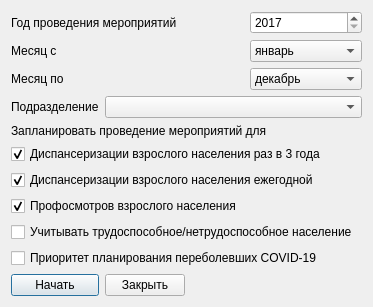
<?xml version="1.0" encoding="UTF-8"?>
<ui version="4.0">
 <class>PlanningProfilactic</class>
 <widget class="QDialog" name="PlanningProfilactic">
  <property name="geometry">
   <rect>
    <x>0</x>
    <y>0</y>
    <width>373</width>
    <height>303</height>
   </rect>
  </property>
  <property name="windowTitle">
   <string>Планирование профилактических мероприятий</string>
  </property>
  <layout class="QGridLayout" name="gridLayout">
   <item row="13" column="0">
    <spacer name="verticalSpacer">
     <property name="orientation">
      <enum>Qt::Vertical</enum>
     </property>
     <property name="sizeHint" stdset="0">
      <size>
       <width>20</width>
       <height>40</height>
      </size>
     </property>
    </spacer>
   </item>
   <item row="4" column="1" colspan="4">
    <widget class="CDbComboBox" name="cmbOrgStructure"/>
   </item>
   <item row="0" column="3" colspan="2">
    <widget class="QSpinBox" name="sbYear">
     <property name="minimum">
      <number>2017</number>
     </property>
     <property name="maximum">
      <number>2099</number>
     </property>
    </widget>
   </item>
   <item row="4" column="0">
    <widget class="QLabel" name="label">
     <property name="text">
      <string>Подразделение</string>
     </property>
    </widget>
   </item>
   <item row="10" column="0" colspan="5">
    <widget class="QCheckBox" name="chkAddProf">
     <property name="text">
      <string>Профосмотров взрослого населения</string>
     </property>
     <property name="checked">
      <bool>true</bool>
     </property>
    </widget>
   </item>
   <item row="9" column="0" colspan="5">
    <widget class="QCheckBox" name="chkAddDisp1">
     <property name="text">
      <string>Диспансеризации взрослого населения ежегодной</string>
     </property>
     <property name="checked">
      <bool>true</bool>
     </property>
    </widget>
   </item>
   <item row="14" column="2" colspan="3">
    <spacer name="horizontalSpacer_2">
     <property name="orientation">
      <enum>Qt::Horizontal</enum>
     </property>
     <property name="sizeHint" stdset="0">
      <size>
       <width>40</width>
       <height>20</height>
      </size>
     </property>
    </spacer>
   </item>
   <item row="6" column="0" colspan="5">
    <widget class="QCheckBox" name="chkAddDisp3">
     <property name="text">
      <string>Диспансеризации взрослого населения раз в 3 года</string>
     </property>
     <property name="checked">
      <bool>true</bool>
     </property>
    </widget>
   </item>
   <item row="2" column="0" colspan="3">
    <widget class="QLabel" name="lblMonthFrom">
     <property name="text">
      <string>Месяц с</string>
     </property>
    </widget>
   </item>
   <item row="5" column="0" colspan="5">
    <widget class="QLabel" name="lblNewPlanning">
     <property name="text">
      <string>Запланировать проведение мероприятий для</string>
     </property>
    </widget>
   </item>
   <item row="12" column="0" colspan="5">
    <widget class="QCheckBox" name="chkCovidPriority">
     <property name="text">
      <string>Приоритет планирования переболевших COVID-19</string>
     </property>
    </widget>
   </item>
   <item row="11" column="0" colspan="5">
    <widget class="QCheckBox" name="chkQuantityWorkAge">
     <property name="text">
      <string>Учитывать трудоспособное/нетрудоспособное население</string>
     </property>
    </widget>
   </item>
   <item row="3" column="0" colspan="3">
    <widget class="QLabel" name="lblMonthTo">
     <property name="text">
      <string>Месяц по</string>
     </property>
    </widget>
   </item>
   <item row="14" column="0">
    <widget class="QPushButton" name="btnStart">
     <property name="text">
      <string>Начать</string>
     </property>
    </widget>
   </item>
   <item row="0" column="0" colspan="3">
    <widget class="QLabel" name="lblYear">
     <property name="text">
      <string>Год проведения мероприятий</string>
     </property>
    </widget>
   </item>
   <item row="3" column="3" colspan="2">
    <widget class="QComboBox" name="cmbMonthTo">
     <property name="currentIndex">
      <number>11</number>
     </property>
     <item>
      <property name="text">
       <string>январь</string>
      </property>
     </item>
     <item>
      <property name="text">
       <string>февраль</string>
      </property>
     </item>
     <item>
      <property name="text">
       <string>март</string>
      </property>
     </item>
     <item>
      <property name="text">
       <string>апрель</string>
      </property>
     </item>
     <item>
      <property name="text">
       <string>май</string>
      </property>
     </item>
     <item>
      <property name="text">
       <string>июнь</string>
      </property>
     </item>
     <item>
      <property name="text">
       <string>июль</string>
      </property>
     </item>
     <item>
      <property name="text">
       <string>август</string>
      </property>
     </item>
     <item>
      <property name="text">
       <string>сентябрь</string>
      </property>
     </item>
     <item>
      <property name="text">
       <string>октябрь</string>
      </property>
     </item>
     <item>
      <property name="text">
       <string>ноябрь</string>
      </property>
     </item>
     <item>
      <property name="text">
       <string>декабрь</string>
      </property>
     </item>
    </widget>
   </item>
   <item row="14" column="1">
    <widget class="QPushButton" name="btnClose">
     <property name="text">
      <string>Закрыть</string>
     </property>
    </widget>
   </item>
   <item row="2" column="3" colspan="2">
    <widget class="QComboBox" name="cmbMonthFrom">
     <item>
      <property name="text">
       <string>январь</string>
      </property>
     </item>
     <item>
      <property name="text">
       <string>февраль</string>
      </property>
     </item>
     <item>
      <property name="text">
       <string>март</string>
      </property>
     </item>
     <item>
      <property name="text">
       <string>апрель</string>
      </property>
     </item>
     <item>
      <property name="text">
       <string>май</string>
      </property>
     </item>
     <item>
      <property name="text">
       <string>июнь</string>
      </property>
     </item>
     <item>
      <property name="text">
       <string>июль</string>
      </property>
     </item>
     <item>
      <property name="text">
       <string>август</string>
      </property>
     </item>
     <item>
      <property name="text">
       <string>сентябрь</string>
      </property>
     </item>
     <item>
      <property name="text">
       <string>октябрь</string>
      </property>
     </item>
     <item>
      <property name="text">
       <string>ноябрь</string>
      </property>
     </item>
     <item>
      <property name="text">
       <string>декабрь</string>
      </property>
     </item>
    </widget>
   </item>
  </layout>
 </widget>
 <customwidgets>
  <customwidget>
   <class>CDbComboBox</class>
   <extends>QComboBox</extends>
   <header>library/DbComboBox</header>
  </customwidget>
 </customwidgets>
 <resources/>
 <connections/>
</ui>
